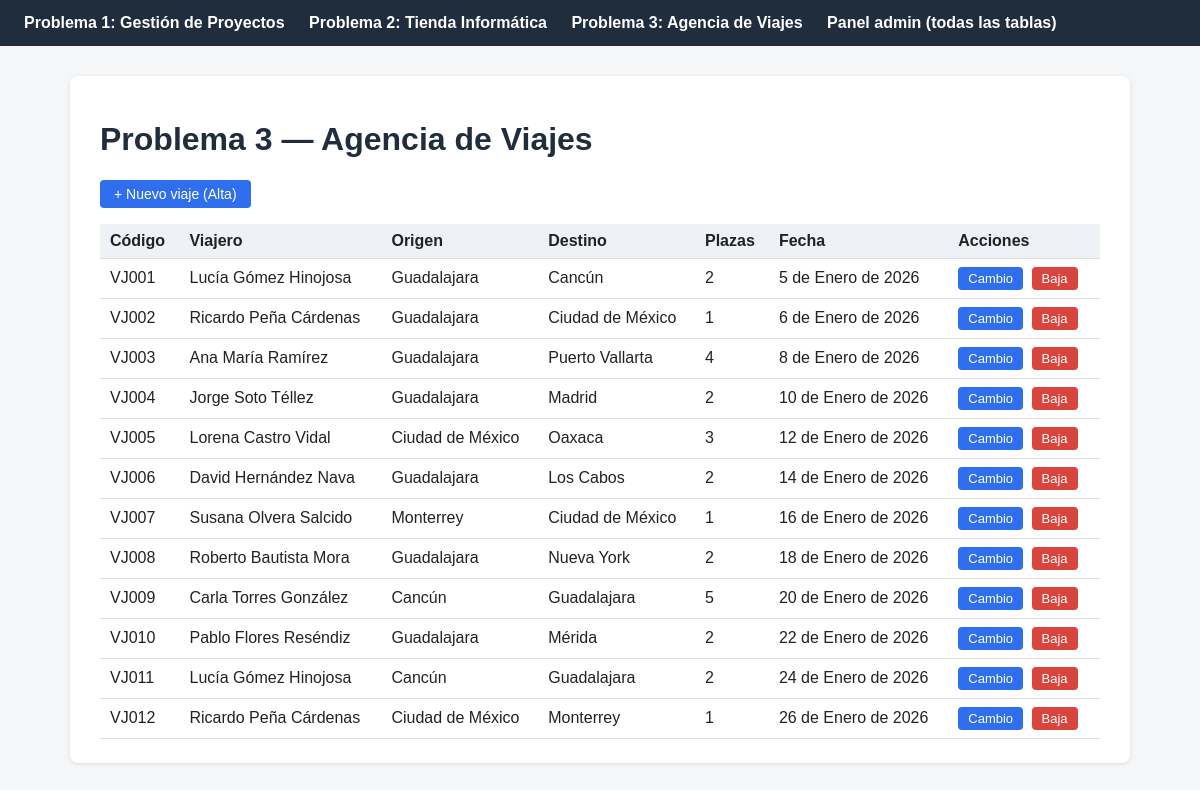
Page /agencia-viajes/ on the committed database.
### agencia_viajes/models.py (models this page shows, shortened)
class Viaje(models.Model):
    codigo = models.CharField(max_length=10, primary_key=True)
    num_plazas = models.IntegerField()
    fecha = models.DateField()
    viajero = models.ForeignKey(Viajero, on_delete=models.CASCADE, db_column="dni_viajero", related_name="viajes")
    origen = models.ForeignKey(Lugar, on_delete=models.PROTECT, db_column="cod_origen", related_name="viajes_origen")
    destino = models.ForeignKey(Lugar, on_delete=models.PROTECT, db_column="cod_destino", related_name="viajes_destino")
    class Meta:
        db_table = "AV_VIAJE"
        ordering = ["codigo"]

class Viajero(models.Model):
    dni = models.CharField(max_length=15, primary_key=True)
    nombre = models.CharField(max_length=150)
    direccion = models.CharField(max_length=200)
    telefono = models.CharField(max_length=20)
    class Meta:
        db_table = "AV_VIAJERO"
        ordering = ["nombre"]

class Lugar(models.Model):
    codigo = models.CharField(max_length=10, primary_key=True)
    nombre = models.CharField(max_length=100)
    otros_datos = models.CharField(max_length=200, blank=True)
    class Meta:
        db_table = "AV_LUGAR"
        ordering = ["codigo"]

### agencia_viajes/views.py (the view)
# urls.py: path("", views.viaje_list, name="av_viaje_list"),
def viaje_list(request):
    viajes = Viaje.objects.select_related("viajero", "origen", "destino").all()
    return render(request, "agencia_viajes/viaje_list.html", {"viajes": viajes})

### agencia_viajes/templates/agencia_viajes/viaje_list.html (shortened to what this page needs)
{% extends "base.html" %}
{% block content %}
<h1>Problema 3 — Agencia de Viajes</h1>
<p><a class="btn" href="{% url 'av_viaje_create' %}">+ Nuevo viaje (Alta)</a></p>
<table>
    <tr><th>Código</th><th>Viajero</th><th>Origen</th><th>Destino</th><th>Plazas</th><th>Fecha</th><th>Acciones</th></tr>
    {% for v in viajes %}
    <tr>
        <td>{{ v.codigo }}</td>
        <td>{{ v.viajero.nombre }}</td>
        <td>{{ v.origen.nombre }}</td>
        <td>{{ v.destino.nombre }}</td>
        <td>{{ v.num_plazas }}</td>
        <td>{{ v.fecha }}</td>
        <td>
            <a class="btn small" href="{% url 'av_viaje_update' v.codigo %}">Cambio</a>
            <a class="btn small danger" href="{% url 'av_viaje_delete' v.codigo %}">Baja</a>
        </td>
    </tr>
    {% empty %}
    <tr><td colspan="7">No hay viajes registrados todavía.</td></tr>
    {% endfor %}
</table>
{% endblock %}

### templates/base.html (style rules this page uses)
body { font-family: Arial, sans-serif; margin: 0; background: #f4f6f8; color: #222; }
h1 { color: #1f2d3d; }
table { width: 100%; border-collapse: collapse; margin-top: 16px; }
th, td { padding: 8px 10px; border-bottom: 1px solid #ddd; text-align: left; }
th { background: #eef1f5; }
a.btn, button.btn { display: inline-block; padding: 6px 14px; border-radius: 4px; background: #2f6fed; color: #fff; text-decoration: none; border: none; cursor: pointer; font-size: 14px; }
a.btn.danger, button.btn.danger { background: #d9453d; }
a.btn.small, button.btn.small { padding: 4px 10px; font-size: 13px; margin-right: 4px; }

### rows in the picture
Viaje: codigo "VJ001", viajero.nombre "Lucía Gómez Hinojosa", origen.nombre "Guadalajara", destino.nombre "Cancún", num_plazas "2", fecha "5 de Enero de 2026"
Viaje: codigo "VJ002", viajero.nombre "Ricardo Peña Cárdenas", origen.nombre "Guadalajara", destino.nombre "Ciudad de México", num_plazas "1", fecha "6 de Enero de 2026"
Viaje: codigo "VJ003", viajero.nombre "Ana María Ramírez", origen.nombre "Guadalajara", destino.nombre "Puerto Vallarta", num_plazas "4", fecha "8 de Enero de 2026"
Viaje: codigo "VJ004", viajero.nombre "Jorge Soto Téllez", origen.nombre "Guadalajara", destino.nombre "Madrid", num_plazas "2", fecha "10 de Enero de 2026"
Viaje: codigo "VJ005", viajero.nombre "Lorena Castro Vidal", origen.nombre "Ciudad de México", destino.nombre "Oaxaca", num_plazas "3", fecha "12 de Enero de 2026"
Viaje: codigo "VJ006", viajero.nombre "David Hernández Nava", origen.nombre "Guadalajara", destino.nombre "Los Cabos", num_plazas "2", fecha "14 de Enero de 2026"
Viaje: codigo "VJ007", viajero.nombre "Susana Olvera Salcido", origen.nombre "Monterrey", destino.nombre "Ciudad de México", num_plazas "1", fecha "16 de Enero de 2026"
Viaje: codigo "VJ008", viajero.nombre "Roberto Bautista Mora", origen.nombre "Guadalajara", destino.nombre "Nueva York", num_plazas "2", fecha "18 de Enero de 2026"
Viaje: codigo "VJ009", viajero.nombre "Carla Torres González", origen.nombre "Cancún", destino.nombre "Guadalajara", num_plazas "5", fecha "20 de Enero de 2026"
Viaje: codigo "VJ010", viajero.nombre "Pablo Flores Reséndiz", origen.nombre "Guadalajara", destino.nombre "Mérida", num_plazas "2", fecha "22 de Enero de 2026"
Viaje: codigo "VJ011", viajero.nombre "Lucía Gómez Hinojosa", origen.nombre "Cancún", destino.nombre "Guadalajara", num_plazas "2", fecha "24 de Enero de 2026"
Viaje: codigo "VJ012", viajero.nombre "Ricardo Peña Cárdenas", origen.nombre "Ciudad de México", destino.nombre "Monterrey", num_plazas "1", fecha "26 de Enero de 2026"
